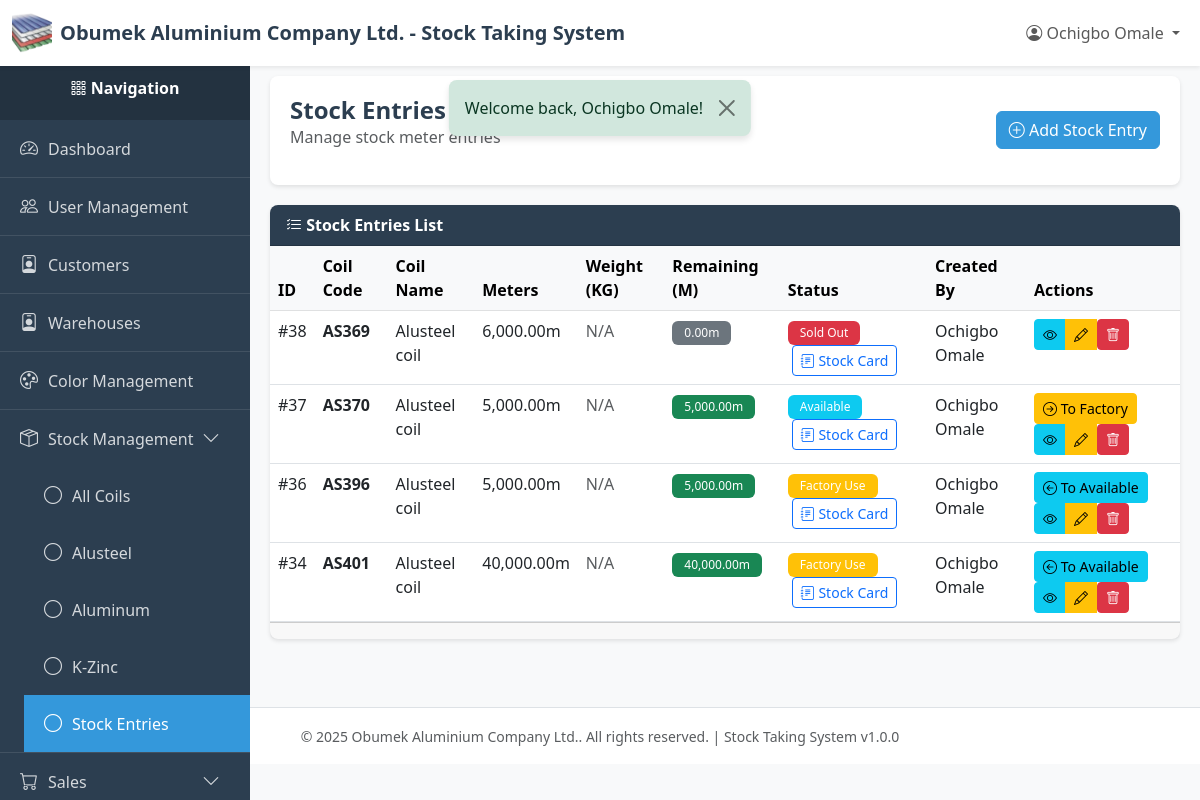
/index.php?page=stock_entries (signed in), run on the app's committed database.
### tables this page shows
CREATE TABLE `stock_entries` (
  `id` int(11) NOT NULL,
  `coil_id` int(11) NOT NULL,
  `meters` decimal(10,2) NOT NULL,
  `meters_remaining` decimal(10,2) NOT NULL,
  `weight_kg` decimal(10,2) DEFAULT NULL,
  `weight_kg_remaining` decimal(10,2) DEFAULT NULL,
  `meters_used` decimal(10,2) DEFAULT 0.00,
  `status` enum('available','factory_use','sold') NOT NULL DEFAULT 'available' COMMENT 'Stock entry status: available for direct sale or factory use',
  `created_by` int(11) NOT NULL,
  `created_at` timestamp NOT NULL DEFAULT current_timestamp(),
  `updated_at` timestamp NULL DEFAULT NULL ON UPDATE current_timestamp(),
  `deleted_at` timestamp NULL DEFAULT NULL
);

CREATE TABLE `coils` (
  `id` int(11) NOT NULL,
  `code` varchar(100) NOT NULL,
  `name` varchar(255) NOT NULL,
  `color` varchar(50) NOT NULL,
  `color_id` int(11) DEFAULT NULL,
  `net_weight` decimal(10,2) NOT NULL,
  `meters` decimal(10,2) DEFAULT NULL COMMENT 'Approximate meters per coil (informational only)',
  `gauge` varchar(50) DEFAULT NULL COMMENT 'Material gauge/thickness (e.g., 0.45mm, 0.50mm)',
  `category` varchar(50) NOT NULL,
  `status` varchar(50) NOT NULL DEFAULT 'available',
  `created_by` int(11) NOT NULL,
  `created_at` timestamp NOT NULL DEFAULT current_timestamp(),
  `updated_at` timestamp NULL DEFAULT NULL ON UPDATE current_timestamp(),
  `deleted_at` timestamp NULL DEFAULT NULL
);

CREATE TABLE `users` (
  `id` int(11) NOT NULL,
  `email` varchar(255) NOT NULL,
  `password` varchar(255) NOT NULL,
  `name` varchar(255) NOT NULL,
  `role` varchar(50) NOT NULL DEFAULT 'viewer',
  `created_at` timestamp NOT NULL DEFAULT current_timestamp(),
  `updated_at` timestamp NULL DEFAULT NULL ON UPDATE current_timestamp(),
  `deleted_at` timestamp NULL DEFAULT NULL
);

### index.php (called while the page is built, shortened)
<?php
require_once __DIR__ . '/utils/auth_middleware.php';
require_once __DIR__ . '/controllers/routes.php';

### utils/auth_middleware.php (called while the page is built, shortened)
<?php
function hasPermission($module, $action = ACTION_VIEW) {
    if (isset($_SESSION['user_role']) && $_SESSION['user_role'] === ROLE_SUPER_ADMIN) {
        return true;
    }
    $permissions = $_SESSION['permissions'];
    return in_array($action, $permissions[$module]);
}

### config/db.php (called while the page is built, shortened)
<?php
class Database {
    private static $instance = null;
    private $connection;
    private $host = 'localhost';
    private $db_name = 'obumuvcg_stockdb';
    private $username = 'root';
    private $password = '';
    private $charset = 'utf8mb4';
    private function __construct() {
        try {
            $dsn = "mysql:host={$this->host};dbname={$this->db_name};charset={$this->charset}";
            $options = [
                PDO::ATTR_ERRMODE            => PDO::ERRMODE_EXCEPTION,
                PDO::ATTR_DEFAULT_FETCH_MODE => PDO::FETCH_ASSOC,
                PDO::ATTR_EMULATE_PREPARES   => false,
            ];
            $this->connection = new PDO($dsn, $this->username, $this->password, $options);
        } catch (PDOException $e) {
            error_log("Database Connection Error: " . $e->getMessage());
            die("Database connection failed. Please contact the administrator.");
        }
    }
    public static function getInstance() {
        if (self::$instance === null) {
            self::$instance = new self();
        }
        return self::$instance;
    }
    public function getConnection() {
        return $this->connection;
    }
}

### models/stock_entry.php (called while the page is built, shortened)
<?php
require_once __DIR__ . '/../config/db.php';
class StockEntry
{
    private $db;
    private $table = 'stock_entries';
    public function __construct()
    {
        $this->db = Database::getInstance()->getConnection();
    }
    public function getAll($limit = RECORDS_PER_PAGE, $offset = 0)
    {
        try {
            $sql = "SELECT se.*, c.code as coil_code, c.name as coil_name, c.status as coil_status, u.name as created_by_name
                    FROM {$this->table} se
                    LEFT JOIN coils c ON se.coil_id = c.id
                    LEFT JOIN users u ON se.created_by = u.id
                    WHERE se.deleted_at IS NULL
                    ORDER BY se.created_at DESC
                    LIMIT :limit OFFSET :offset";
            $stmt = $this->db->prepare($sql);
            $stmt->bindValue(':limit', $limit, PDO::PARAM_INT);
            $stmt->bindValue(':offset', $offset, PDO::PARAM_INT);
            $stmt->execute();
            return $stmt->fetchAll();
        } catch (PDOException $e) {
            error_log('Stock entry fetch error: ' . $e->getMessage());
            return [];
        }
    }
}

### views/stock/entries/index.php (the view, shortened to what this page needs)
<?php
require_once __DIR__ . '/../../../config/db.php';
require_once __DIR__ . '/../../../models/stock_entry.php';
$currentPage = isset($_GET['page_num']) ? (int) $_GET['page_num'] : 1;
$coilId = isset($_GET['coil_id']) ? (int) $_GET['coil_id'] : null;
$stockEntryModel = new StockEntry();
if ($coilId) {
    $entries = $stockEntryModel->getByCoil(
        $coilId,
        RECORDS_PER_PAGE,
        ($currentPage - 1) * RECORDS_PER_PAGE,
    );
    $totalEntries = count($stockEntryModel->getByCoil($coilId, 10000, 0));
} else {
    $entries = $stockEntryModel->getAll(RECORDS_PER_PAGE, ($currentPage - 1) * RECORDS_PER_PAGE);
}
$db = Database::getInstance()->getConnection();
require_once __DIR__ . '/../../../layout/header.php';
require_once __DIR__ . '/../../../layout/sidebar.php';
?>
<div class="content-wrapper">
    <div class="page-header">
        <div class="d-flex justify-content-between align-items-center">
            <div>
                <h1 class="page-title">Stock Entries</h1>
                <p class="text-muted">Manage stock meter entries</p>
            </div>
            <?php if (hasPermission(MODULE_STOCK_MANAGEMENT, ACTION_CREATE)): ?>
            <a href="/new-stock-system/index.php?page=stock_entries_create" class="btn btn-primary">
                <i class="bi bi-plus-circle"></i> Add Stock Entry
            </a>
            <?php endif; ?>
        </div>
    </div>
    <div class="card">
        <div class="card-header">
            <i class="bi bi-list-check"></i> Stock Entries List
        </div>
        <div class="card-body p-0">
            <?php if (empty($entries)): ?>
            <div class="alert alert-info m-3">
                <i class="bi bi-info-circle"></i> No stock entries found.
            </div>
            <?php else: ?>
            <div class="table-responsive">
                <table class="table table-hover mb-0">
                    <thead class="table-light">
                        <tr>
                            <th>ID</th>
                            <th>Coil Code</th>
                            <th>Coil Name</th>
                            <th>Meters</th>
                            <th>Weight (KG)</th>
                            <th>Remaining (M)</th>
                            <th>Status</th>
                            <th>Created By</th>
                            <th>Actions</th>
                        </tr>
                    </thead>
                    <tbody>
                        <?php foreach ($entries as $entry): ?>
                        <?php
                        $displayStatus = $entry['status'] ?? 'available';
                        if ($entry['meters_remaining'] <= 0) {
                            $displayStatus = 'sold';
                        }
                        $statusBadge = 'bg-info';
                        $statusText = 'Available';
                        if ($displayStatus === 'sold') {
                            $statusBadge = 'bg-danger';
                            $statusText = 'Sold Out';
                        } elseif ($displayStatus === 'factory_use') {
                            $statusBadge = 'bg-warning';
                            $statusText = 'Factory Use';
                        }
                        $checkLedgerSql = 'SELECT COUNT(*) as count FROM stock_ledger WHERE stock_entry_id = ?';
                        $checkStmt = $db->prepare($checkLedgerSql);
                        $checkStmt->execute([$entry['id']]);
                        $ledgerCheck = $checkStmt->fetch();
                        $hasLedger = $ledgerCheck['count'] > 0;
                        ?>
                        <tr>
                            <td>#<?php echo $entry['id']; ?></td>
                            <td><strong><?php echo !empty($entry['coil_code'])
                                ? htmlspecialchars($entry['coil_code'])
                                : 'N/A'; ?></strong></td>
                            <td><?php echo !empty($entry['coil_name'])
                                ? htmlspecialchars($entry['coil_name'])
                                : 'N/A'; ?></td>
                            <td><?php echo number_format($entry['meters'], 2); ?>m</td>
                            <td>
                                <?php if (!empty($entry['weight_kg']) && $entry['weight_kg'] > 0): ?>
                                    <span class="text-primary fw-bold">
                                        <?php echo number_format($entry['weight_kg'], 2); ?> kg
                                    </span>
                                <?php else: ?>
                                    <span class="text-muted">N/A</span>
                                <?php endif; ?>
                            </td>
                            <td>
                                <span class="badge <?php echo $entry['meters_remaining'] > 0
                                    ? 'bg-success'
                                    : 'bg-secondary'; ?>">
                                    <?php echo number_format($entry['meters_remaining'], 2); ?>m
                                </span>
                            </td>
                            <td>
                                <span class="badge <?php echo $statusBadge; ?>">
                                    <?php echo $statusText; ?>
                                </span>
                                <?php if ($hasLedger && hasPermission(MODULE_STOCK_MANAGEMENT, ACTION_VIEW)): ?>
                                <a href="/new-stock-system/index.php?page=stock_ledger&entry_id=<?php echo $entry['id']; ?>"
                                   class="btn btn-sm btn-outline-primary ms-1"
                                   title="View Stock Card for Entry #<?php echo $entry['id']; ?>">
                                    <i class="bi bi-journal-text"></i> Stock Card
                                </a>
                                <?php endif; ?>
                            </td>
                            <td><?php echo htmlspecialchars($entry['created_by_name']); ?></td>
                            <td>
                                <?php if (hasPermission(MODULE_STOCK_MANAGEMENT, ACTION_EDIT) && $entry['meters_remaining'] > 0): ?>
                                <form method="POST" action="/new-stock-system/controllers/stock_entries/toggle_status/index.php" style="display: inline;">
                                    <button type="submit" class="btn btn-sm btn-<?php echo ($entry['status'] ?? 'available') === 'available' ? 'warning' : 'info'; ?>"
                                            title="<?php echo ($entry['status'] ?? 'available') === 'available' ? 'Move to Factory Use' : 'Move to Available'; ?>">
                                        <i class="bi bi-arrow-<?php echo ($entry['status'] ?? 'available') === 'available' ? 'right' : 'left'; ?>-circle"></i>
                                        <?php echo ($entry['status'] ?? 'available') === 'available' ? 'To Factory' : 'To Available'; ?>
                                    </button>
                                </form>
                                <?php endif; ?>
                                <?php
                                $id = $entry['id'];
                                $canView = hasPermission(MODULE_STOCK_MANAGEMENT, ACTION_VIEW);
                                $canEdit = hasPermission(MODULE_STOCK_MANAGEMENT, ACTION_EDIT);
                                $canDelete = hasPermission(MODULE_STOCK_MANAGEMENT, ACTION_DELETE);
                                include __DIR__ . '/../../../layout/quick_action_buttons.php';
                                ?>
                            </td>
                        </tr>
                        <?php endforeach; ?>
                    </tbody>
                </table>
            </div>
            <?php endif; ?>
        </div>
        <?php if (!empty($entries)): ?>
        <div class="card-footer">
        </div>
        <?php endif; ?>
    </div>
</div>
<?php require_once __DIR__ . '/../../../layout/footer.php'; ?>

### layout/quick_action_buttons.php (shortened to what this page needs)
<?php
$id = $id ?? 0;
$module = $module ?? '';
$canView = $canView ?? true;
$canEdit = $canEdit ?? true;
$canDelete = $canDelete ?? true;
?>
<div class="btn-group btn-group-sm" role="group">
    <?php if ($canView): ?>
    <a href="/new-stock-system/index.php?page=<?php echo $module; ?>_view&id=<?php echo $id; ?>"
       class="btn btn-info btn-sm"
       title="View Details">
        <i class="bi bi-eye"></i>
    </a>
    <?php endif; ?>
    <?php if ($canEdit): ?>
    <a href="/new-stock-system/index.php?page=<?php echo $module; ?>_edit&id=<?php echo $id; ?>"
       class="btn btn-warning btn-sm"
       title="Edit">
        <i class="bi bi-pencil"></i>
    </a>
    <?php endif; ?>
    <?php if ($canDelete): ?>
    <form method="POST"
          action="/new-stock-system/controllers/<?php echo $module; ?>/delete/index.php"
          style="display: inline;"
          onsubmit="return confirmDelete();">
        <button type="submit" class="btn btn-danger btn-sm" title="Delete">
            <i class="bi bi-trash"></i>
        </button>
    </form>
    <?php endif; ?>
</div>

### layout/header.php (style rules this page uses)
:root { --primary-color: #2c3e50; --secondary-color: #3498db; --success-color: #27ae60; --danger-color: #e74c3c; --warning-color: #f39c12; --sidebar-width: 250px; }
body { font-family: 'Segoe UI', Tahoma, Geneva, Verdana, sans-serif; background-color: #f8f9fa; }
.content-wrapper { flex: 1; padding: 20px; margin-left: var(--sidebar-width); transition: margin-left 0.3s; }
.page-header { background: white; padding: 20px; border-radius: 8px; box-shadow: 0 2px 4px rgba(0,0,0,0.1); margin-bottom: 20px; }
.page-title { margin: 0; color: var(--primary-color); font-size: 24px; font-weight: 600; }
.card { border: none; box-shadow: 0 2px 4px rgba(0,0,0,0.1); border-radius: 8px; }
.card-header { background-color: var(--primary-color); color: white; font-weight: 600; border-radius: 8px 8px 0 0 !important; }
.btn-primary { background-color: var(--secondary-color); border-color: var(--secondary-color); }
.table { background: white; }
.badge { padding: 6px 12px; font-weight: 500; }

### data on the page
stock_entries: id "38", coil.code "AS369", coil.name "Alusteel coil", meters "6,000.00", shows "N/A", meters_remaining "0.00", meters_remaining "Sold Out", created_by.name "Ochigbo Omale"
stock_entries: id "37", coil.code "AS370", coil.name "Alusteel coil", meters "5,000.00", shows "N/A", meters_remaining "5,000.00", statusText "Available", created_by.name "Ochigbo Omale", status "To Factory"
stock_entries: id "36", coil.code "AS396", coil.name "Alusteel coil", meters "5,000.00", shows "N/A", meters_remaining "5,000.00", status "Factory Use", created_by.name "Ochigbo Omale", shows "To Available"
stock_entries: id "34", coil.code "AS401", coil.name "Alusteel coil", meters "40,000.00", shows "N/A", meters_remaining "40,000.00", status "Factory Use", created_by.name "Ochigbo Omale", shows "To Available"

### other printed values
COMPANY_NAME "Obumek Aluminium Company Ltd."
APP_NAME "Stock Taking System"
$currentUser['name'] "Ochigbo Omale"
$flash['message'] "Welcome back, Ochigbo Omale!"
APP_VERSION "1.0.0"
